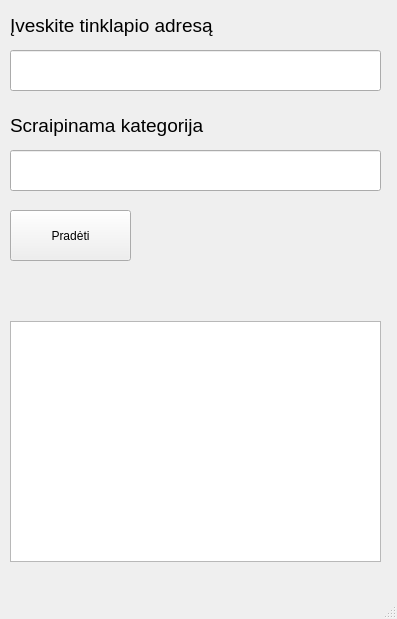
<?xml version="1.0" encoding="UTF-8"?>
<ui version="4.0">
 <class>MainWindow</class>
 <widget class="QMainWindow" name="MainWindow">
  <property name="geometry">
   <rect>
    <x>0</x>
    <y>0</y>
    <width>397</width>
    <height>619</height>
   </rect>
  </property>
  <property name="windowTitle">
   <string>MainWindow</string>
  </property>
  <widget class="QWidget" name="centralwidget">
   <widget class="QLabel" name="label">
    <property name="geometry">
     <rect>
      <x>10</x>
      <y>10</y>
      <width>541</width>
      <height>31</height>
     </rect>
    </property>
    <property name="font">
     <font>
      <pointsize>14</pointsize>
     </font>
    </property>
    <property name="text">
     <string>Įveskite tinklapio adresą</string>
    </property>
   </widget>
   <widget class="QLineEdit" name="lineEdit">
    <property name="geometry">
     <rect>
      <x>10</x>
      <y>50</y>
      <width>371</width>
      <height>41</height>
     </rect>
    </property>
   </widget>
   <widget class="QLabel" name="label_2">
    <property name="geometry">
     <rect>
      <x>10</x>
      <y>110</y>
      <width>541</width>
      <height>31</height>
     </rect>
    </property>
    <property name="font">
     <font>
      <pointsize>14</pointsize>
     </font>
    </property>
    <property name="text">
     <string>Scraipinama kategorija</string>
    </property>
   </widget>
   <widget class="QLineEdit" name="lineEdit_2">
    <property name="geometry">
     <rect>
      <x>10</x>
      <y>150</y>
      <width>371</width>
      <height>41</height>
     </rect>
    </property>
   </widget>
   <widget class="QPushButton" name="pushButton">
    <property name="geometry">
     <rect>
      <x>10</x>
      <y>210</y>
      <width>121</width>
      <height>51</height>
     </rect>
    </property>
    <property name="text">
     <string>Pradėti</string>
    </property>
   </widget>
   <widget class="QTextBrowser" name="textBrowser">
    <property name="geometry">
     <rect>
      <x>10</x>
      <y>321</y>
      <width>371</width>
      <height>241</height>
     </rect>
    </property>
   </widget>
  </widget>
  <widget class="QMenuBar" name="menubar">
   <property name="geometry">
    <rect>
     <x>0</x>
     <y>0</y>
     <width>397</width>
     <height>21</height>
    </rect>
   </property>
  </widget>
  <widget class="QStatusBar" name="statusbar"/>
 </widget>
 <resources/>
 <connections/>
</ui>
